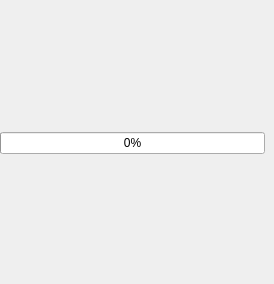
<?xml version="1.0" encoding="UTF-8"?>
<ui version="4.0">
 <class>tkEMPTYUI</class>
 <widget class="QWidget" name="tkEMPTYUI">
  <property name="geometry">
   <rect>
    <x>0</x>
    <y>0</y>
    <width>274</width>
    <height>284</height>
   </rect>
  </property>
  <property name="windowTitle">
   <string>tk EMPTY</string>
  </property>
  <layout class="QVBoxLayout" name="verticalLayout">
   <property name="spacing">
    <number>2</number>
   </property>
   <property name="leftMargin">
    <number>0</number>
   </property>
   <property name="topMargin">
    <number>2</number>
   </property>
   <property name="rightMargin">
    <number>0</number>
   </property>
   <property name="bottomMargin">
    <number>0</number>
   </property>
   <item>
    <layout class="QHBoxLayout" name="horizontalLayout_7">
     <property name="topMargin">
      <number>0</number>
     </property>
     <item>
      <widget class="QProgressBar" name="symProgressBar">
       <property name="enabled">
        <bool>true</bool>
       </property>
       <property name="value">
        <number>0</number>
       </property>
      </widget>
     </item>
     <item>
      <widget class="QLabel" name="label">
       <property name="sizePolicy">
        <sizepolicy hsizetype="Preferred" vsizetype="Fixed">
         <horstretch>0</horstretch>
         <verstretch>0</verstretch>
        </sizepolicy>
       </property>
       <property name="minimumSize">
        <size>
         <width>0</width>
         <height>21</height>
        </size>
       </property>
       <property name="maximumSize">
        <size>
         <width>16777215</width>
         <height>15</height>
        </size>
       </property>
       <property name="text">
        <string/>
       </property>
       <property name="pixmap">
        <pixmap>pictures/MiniLogo.png</pixmap>
       </property>
       <property name="alignment">
        <set>Qt::AlignRight|Qt::AlignTrailing|Qt::AlignVCenter</set>
       </property>
       <property name="margin">
        <number>0</number>
       </property>
      </widget>
     </item>
    </layout>
   </item>
  </layout>
 </widget>
 <resources/>
 <connections/>
</ui>
